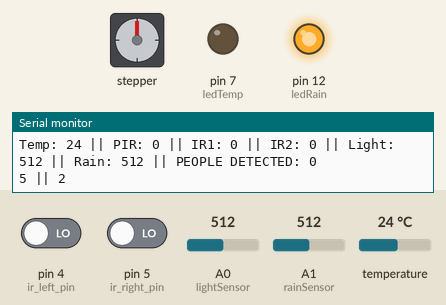
Simulated run of this sketch. Board: Arduino Uno, built with avr-gcc and run on an emulated ATmega328P. Shown: 110×0 character LCD, stepper motor, output pins drawn as LEDs (lit = HIGH), the last lines printed to the serial monitor. The test bench sets the inputs (shaded band); at power-on: pin 5 (ir_right_pin) LOW, pin 4 (ir_left_pin) LOW, A0 (lightSensor) = 512, A1 (rainSensor) = 512, temperature 24 °C. Stepper angles assume 2048 steps per turn.

Above: at 2.2 s.
2.3 s: pin 5 (ir_right_pin) driven HIGH
At 2.8 s:
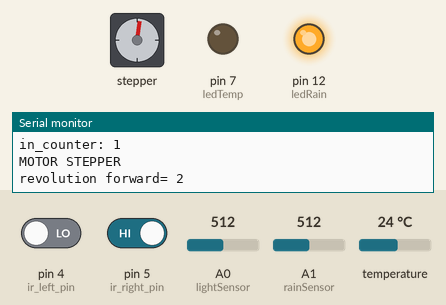
At 3.4 s:
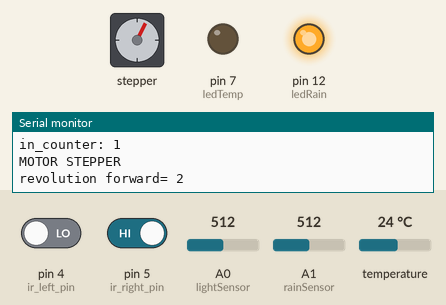
Timing chart, 0 to 18.8 s (numbered marks = the images above; inputs shaded):
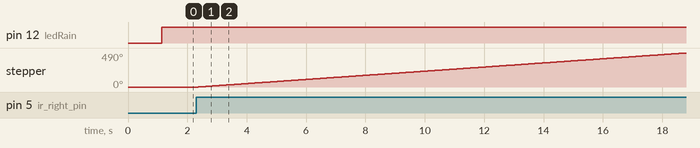

Measured:
- after the input at 2.3 s, stepper: keeps turning clockwise at about 30°/s, starting after 0.07 s

The sketch:

SmartUmbrella_MasJoV1.2.ino
```cpp
#include <Adafruit_Sensor.h>
#include <DHT.h>
#include <DHT_U.h>
#include <Stepper.h>
#include <Wire.h>
#include <LiquidCrystal_I2C.h>

//KALIBRASI DAN ADJUST SENSOR PARAMETER DI SINI
int temperatureParameter = 32;
int rainParameter1 = 700;
int rainParameter2 = 500;
int rainParameter3 = 300;
int lightParameter = 700;
int motorRotation0 = 0;   //motor diam
int motorRotation1 = 2;   //motor berputar 1 kali
int motorRotation2 = 4;   //motor berputar 2 kali
int motorRotation3 = 6;   //motor berputar 3 kali

// STEPPER MOTOR
// Define the number of steps per revolution
const int stepsPerRevolution = 2048;
// Initialize the stepper motor with the appropriate pins
Stepper stepperName = Stepper(stepsPerRevolution, 8, 10, 9, 11);

//DHT 11 SENSOR
#define DHTPIN 2        // Digital pin connected to the DHT sensor
#define DHTTYPE DHT11   //DHT11 sensor +-5% accuracy
//Make an object for DHT library
DHT_Unified dht(DHTPIN, DHTTYPE);
uint32_t delayMS;

// SENSOR PIN
//#define pirSensor  3              //HIGH and LOW value of PIR sensor
// #define ir_right_pin  4
// #define ir_left_pin  5
#define lightSensor A0
#define rainSensor A1
// LED PIN
#define ledTemp 7
// #define ledPir 8
// #define ledIr1 9
// #define ledIr2 10
#define ledLight 3
#define ledRain 12

#define ledPayung 6
#define ledLamp 13

#define DELAYTIMEOUT 1500

// Sensor State Variabel
int tempState = 0;              //Mendeteksi suhu
int pirState = 0;               //Mendeteksi orang

int lightState = 0;             //Mendeteksi cahaya
int rainState = 0;              //Mendeteksi hujan
int conditionStateP = 0;
int conditionStateL = 0;
char conditionStringP[30] = "-";
char conditionStringL[30] = "-";
//Variable
int tempValue = 0;
int pirValue = 0;
int irRightValue = 0;
int irLeftValue = 0;
int lightValue = 0;
int rainValue = 0;

//TIMING Variable
unsigned long currentTempTime = 0;
unsigned long prevTempTime = 0;
unsigned long currentPrintTime = 0;
unsigned long prevPrintTime = 0;
unsigned long currentReadTime = 0;
unsigned long prevReadTime = 0;
//unsigned long tm;
// //BIDIRECTIONAL Counting Variable
// int count = 0;
// int countState = 0;
int irRightState = 0;               //Mendeteksi obstacle 1 (kiri)
int irLeftState = 0;                //Mendeteksi obstacle 2 (kanan)
// int irRightStateLast = -1;
// int irLeftStateLast = -1;
// int inCounter = 0;
// int outCounter = 0;
// bool bWalkIn = false;
// bool bWalkOut = false;


//-----------IR SENSOR-------------//
#define DELAY_TIMEOUT 1500

int ir_right_pin = 5;
int ir_left_pin = 4;
int ir_right_state = 0;
int ir_left_state  = 0;
int ir_right_state_last = -1;
int ir_left_state_last  = -1;
int in_counter = 0;
int out_counter = 0;
bool bWalkIn = false;
bool bWalkOut = false;
unsigned long tm;
int people_detected = 0;
//-------------------------------//

//MOTOR Variable
int count = 0;
int motorFlag = 0;
int cp_then;
int rev_then;
int rev;
int rev_now;


//LCD 16x2
#include <Wire.h>
#include <LiquidCrystal_I2C.h>
LiquidCrystal_I2C lcd(0x27,110,0);  // set the LCD address to 0x27 for a 16 chars and 2 line display


void setup() {
  //Initiate the serial monitor
  Serial.begin(9600);
  // Initialize Sensor PIN
  //PIN DHT11 diinitialize dengan library   //PIN 2
//  pinMode(pirSensor, INPUT);                //PIN 3
  pinMode(ir_right_pin, INPUT);                //PIN 4
  pinMode(ir_left_pin, INPUT);                //PIN 5
  pinMode(lightSensor, INPUT);              //PIN A0
  pinMode(rainSensor, INPUT);               //PIN A1
  //LED INdicator
  pinMode(ledTemp, OUTPUT);
  // pinMode(ledPir, OUTPUT);
  // pinMode(ledIr1, OUTPUT);
  // pinMode(ledIr2, OUTPUT);
  // pinMode(ledLight, OUTPUT);
  pinMode(ledRain, OUTPUT);

  //STEPPER MOTOR
  // Set the speed of the stepper motor
  stepperName.setSpeed(5);

  //Inititate DHT sensor
  dht.begin();
  sensor_t sensor;
  dht.temperature().getSensor(&sensor);
  delayMS = sensor.min_delay / 1000;

  //LCD 16x2
  lcd.init();                      // initialize the lcd
  lcd.backlight();                 //turn on the lcd backlight
  // Print a message to LCD
  lcd.setCursor(1,0);
  lcd.print("SMART UMBRELLA");
  // lcd.setCursor(2,0);
  // lcd.print("Mechatronic!");
  delay(1000);
  lcd.clear();
  lcd.setCursor(0,0);
  lcd.print("People= ");
  // lcd.setCursor(0,1);
  // lcd.print("Case= ");
  lcd.setCursor(11,0);
  lcd.print("|");
  lcd.setCursor(13,0);
  lcd.print("|");
  // lcd.setCursor(0,1);
  // lcd.print("CASE= ");
}

void sensorReading(){
  // DHT11
  currentTempTime = millis();                   //untuk time delay-nya
  if(currentTempTime - prevTempTime >= 1000){   //untuk time delay-nya
    sensors_event_t event;
    dht.temperature().getEvent(&event);
    tempValue = event.temperature;     // Reading the environment temperature

    prevTempTime = currentTempTime;
  }
  currentReadTime = millis();                 //untuk time delay-nya
  if(currentReadTime - prevReadTime >= 50){   //untuk time delay-nya
  // PIR
  //pirValue = digitalRead(pirSensor); // Reading the presence of human infrared
  // // IR1
  irRightValue = digitalRead(ir_right_pin);     //Membaca output sensor
  // // IR2
  irLeftValue = digitalRead(ir_left_pin);       //Membaca output sensor
  // LDR
  lightValue = analogRead(lightSensor);         //Membaca output sensor
  // RAIN
  rainValue = analogRead(rainSensor);           //Membaca output sensor

  //FOR BIDIRECTIONAL ALGORITHM
  ir_right_state = digitalRead( ir_right_pin );   //Membaca output sensor
  ir_left_state =  digitalRead( ir_left_pin );    //Membaca output sensor

  prevReadTime = currentReadTime;                 //untuk time delay-nya
  }
}

void stateAndLamp(){
  //DHT
  if(tempValue >= temperatureParameter){                            //ADJUST sesuai kebutuhann parameter suhu
    tempState = 1;                                //untuk menjadikan parameternya sebagai nilai 0 dan 1
    digitalWrite(ledTemp, HIGH);                  // led sebagai indikator
  }
  else{
    tempState = 0;                                //untuk menjadikan parameternya sebagai nilai 0 dan 1
    digitalWrite(ledTemp, LOW);                   // led sebagai indikator
  }

  // //PIR
  // if(pirValue == 1){
  //   pirState = 0;
  //   //digitalWrite(ledPir, HIGH);
  // }
  // else{
  //   pirState = 1;
  //   //digitalWrite(ledPir, LOW);
  // }

  // //IR 1
  // if(irRightValue == 0){
  //   irRightState = 0;                 //untuk menyalakan led
  //   //digitalWrite(ledIr1, HIGH);
  // }
  // else{
  //   irRightState = 1;                 //untuk menyalakan led
  //   //digitalWrite(ledIr1, LOW);
  // }

  // //IR 2
  // if(irLeftValue == 0){
  //   irLeftState = 1;
  //   //digitalWrite(ledIr2, HIGH);
  // }
  // else{
  //   irRightState = 0;
  //   //digitalWrite(ledIr2, LOW);
  // }

  // LDR
  if(lightValue >= lightParameter){                    //untuk menjadikan parameter sebagai nilai 0 dan 1
    lightState = 1;               // GELAP
    digitalWrite(ledLight, HIGH);           //untuk menyalakan LED LDR
  }
  else{
    lightState = 0;               // TERANG
    digitalWrite(ledLight, LOW);          //untuk menyalakan LED LDR
  }

  // RAIN
  if(rainValue <= rainParameter1){
    rainState = 1;
    digitalWrite(ledRain, HIGH);
  }
  else{
    rainState = 0;
    digitalWrite(ledRain, LOW);
  }
}
void monitor(){
  currentPrintTime = millis();
  if(currentPrintTime - prevPrintTime >= 950){
  Serial.print("Temp: "); Serial.print(tempValue);Serial.print(" || ");
  Serial.print("PIR: "); Serial.print(pirValue);Serial.print(" || ");
  Serial.print("IR1: "); Serial.print(irRightValue);Serial.print(" || ");
  Serial.print("IR2: "); Serial.print(irLeftValue);Serial.print(" || ");
  Serial.print("Light: "); Serial.print(lightValue);Serial.print(" || ");
  Serial.print("Rain: "); Serial.print(rainValue);Serial.print(" || ");
  Serial.print("PEOPLE DETECTED: "); Serial.println(people_detected);
  Serial.print(conditionStateP);Serial.print(" || "); Serial.println(conditionStateL);
  prevPrintTime = currentPrintTime;
  }


  // Serial.print("IN COUNTER: "); Serial.print(in_counter);Serial.print(" || ");
  // Serial.print("OUT COUNTER: "); Serial.print(out_counter);Serial.println("");
}


void checkWalkIn(){
  if( ir_right_state != ir_right_state_last ){
    ir_right_state_last = ir_right_state;
    if( (bWalkIn == false) && ( ir_right_state == LOW ) ){
      bWalkIn = true;
      tm = millis();
    }
  }
  if( (millis() - tm) > DELAY_TIMEOUT ){
    bWalkIn = false;
  }
  if( bWalkIn && (ir_left_state == LOW) && (ir_right_state == HIGH) ){
    bWalkIn = false;
    in_counter++;
    Serial.print("in_counter: "); Serial.println(in_counter);
  }
}

void checkWalkOUT(){
  if( ir_left_state != ir_left_state_last ){
    ir_left_state_last = ir_left_state;
    if( (bWalkOut == false) && ( ir_left_state == LOW ) ){
      bWalkOut = true;
      tm = millis();
    }
  }
  if( (millis() - tm) > DELAY_TIMEOUT ){
    bWalkOut = false;
  }
  if( bWalkOut && (ir_right_state == LOW) && (ir_left_state == HIGH) ){
    bWalkOut = false;
    out_counter++;
    Serial.print("out_counter: ");Serial.println(out_counter);
  }
}

void peopleCounter(){
  checkWalkIn();
  checkWalkOUT();
  people_detected = in_counter - out_counter;
  if(people_detected < 0){
    people_detected = 0;
    out_counter = in_counter;
  }
  lcd.setCursor(7,0);
  lcd.print(people_detected);
  // if(people_detected >= 4){
  //   in_counter = 4;
  //   out_counter = 0;
  // lcd.setCursor(7,0);
  // lcd.print("F");
  // }
}

void condition(){
  if(people_detected > 0 && tempState == 1){
    digitalWrite(ledPayung, HIGH);
    conditionStateP  = 1;
    if(conditionStateP != cp_then){
      rev_now = motorRotation3;
      rev = rev_now - rev_then;
      lcd.setCursor(10,0);
      lcd.print("1");
      lcd.setCursor(14,0);
      lcd.print(rev_now);
      motorStepper(rev);
      cp_then = conditionStateP;
      rev_then = rev_now;
    }
  }

  else if(people_detected > 0 && rainValue <= rainParameter3){

    digitalWrite(ledPayung, 255);
    conditionStateP  = 2;
    if(conditionStateP != cp_then){
    rev_now = motorRotation3;
    rev = rev_now - rev_then;
    lcd.setCursor(10,0);
    lcd.print("2");
    lcd.setCursor(14,0);
    lcd.print(rev_now);
    motorStepper(rev);
    cp_then = conditionStateP;
    rev_then = rev_now;
    }
  }
  else if(people_detected > 0 && rainValue > rainParameter3 && rainValue <rainParameter2){
    digitalWrite(ledPayung, 180);
    conditionStateP  = 3;
      if(conditionStateP != cp_then){
      rev_now = motorRotation2;
      rev = rev_now - rev_then;
      lcd.setCursor(10,0);
      lcd.print("3");
      lcd.setCursor(14,0);
      lcd.print(rev_now);
      motorStepper(rev);
      cp_then = conditionStateP;
      rev_then = rev_now;
    }
    //conditionStringP = "ORANG + SEDANG";
    // Serial.print("ORANG + SEDANG");
  }
  else if(people_detected > 0 && rainValue >= rainParameter2 && rainValue <= rainParameter1){
    digitalWrite(ledPayung, 100);
    conditionStateP = 4;
      if(conditionStateP != cp_then){
      rev_now = motorRotation1;
      rev = rev_now - rev_then;
      lcd.setCursor(10,0);
      lcd.print("4");
      lcd.setCursor(14,0);
      lcd.print(rev_now);
      motorStepper(rev);
      cp_then = conditionStateP;
      rev_then = rev_now;
    }
  }
  else{
    digitalWrite(ledPayung, 0);
    conditionStateP = 5;
      if(conditionStateP != cp_then){
      rev_now = motorRotation0;
      rev = rev_now - rev_then;
      lcd.setCursor(10,0);
      lcd.print("5");
      lcd.setCursor(14,0);
      lcd.print(rev_now);
      motorStepper(rev);
      cp_then = conditionStateP;
      rev_then = rev_now;
    }
    //motorStepper(rev);
  }

  if(people_detected > 0 && lightState == 1){
    digitalWrite(ledLamp, HIGH);
     conditionStateL = 1;
     //conditionStringL = "ORANG + GELAP";
    // Serial.print(" || "); Serial.println("ORANG + GELAP");
  }
  else{
    digitalWrite(ledLamp, LOW);
    conditionStateL = 2;
    //conditionStringL = "TAK ADA ORANG + TERANG";
    // Serial.print(" || "); Serial.println("TAK ADA ORANG + TERANG");
  }
}

void motorStepper(int rev){
  Serial.println("MOTOR STEPPER");
  if(cp_then != conditionStateP){
    //count = 3;
    while (rev > 0){
      Serial.print("revolution forward= "); Serial.println(rev);
      stepperName.step(stepsPerRevolution);
      rev--;
    }
    while (rev < 0){
      Serial.print("revolution backward = -"); Serial.print(rev);
      stepperName.step(-stepsPerRevolution);
      rev++;
    }
    motorFlag = 2;
  }
  else{
    stepperName.step(0);
  }
}

void lcdDisplay(){
  //Serial.println("LCD DISPLAY");
  switch(conditionStateP){
    case 1:
      lcd.setCursor(10,0);
      lcd.print("1");
      break;
    case 2:
      lcd.setCursor(10,0);
      lcd.print("2");
      break;
    case 3:
      lcd.setCursor(10,0);
      lcd.print("3");
      break;
    case 4:
      lcd.setCursor(10,0);
      lcd.print("4");
      break;
    case 5:
    // Serial.println("SWITHC CASE 5");
      lcd.setCursor(10,0);
      lcd.print("5");
      break;
  }
  switch(lightState){
    case 1:
      lcd.setCursor(12,0);
      lcd.print(conditionStateL);
      break;
    case 0:
      // Serial.println("SWITHC CASE 2");
      lcd.setCursor(12,0);
      lcd.print(conditionStateL);
    break;
  }
}


void loop() {
  sensorReading();
  monitor();
  stateAndLamp();
  peopleCounter();

  condition();
  lcdDisplay();
  //motorStepper(rev);
  delay(100);

}
```
